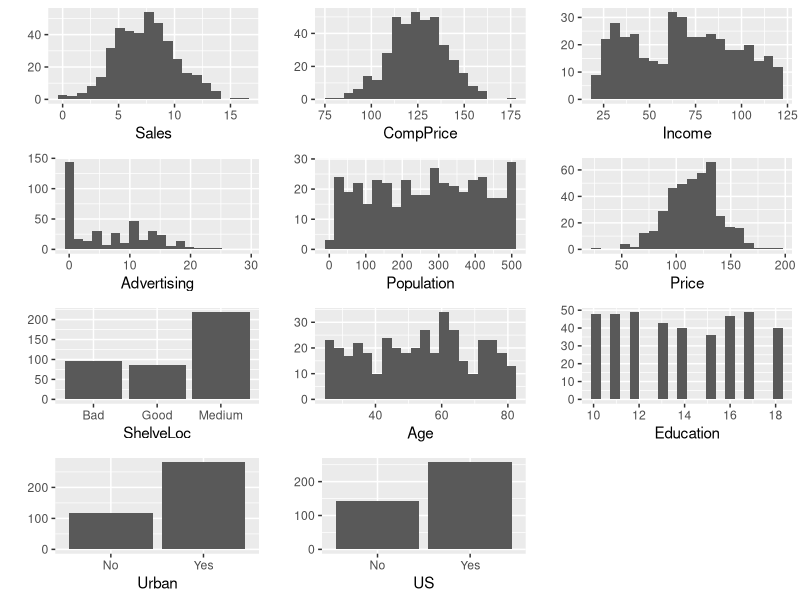
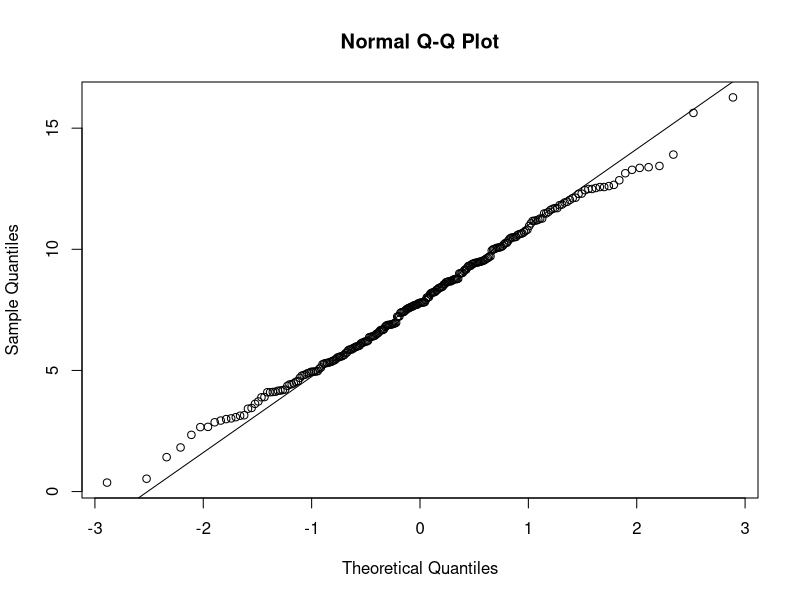
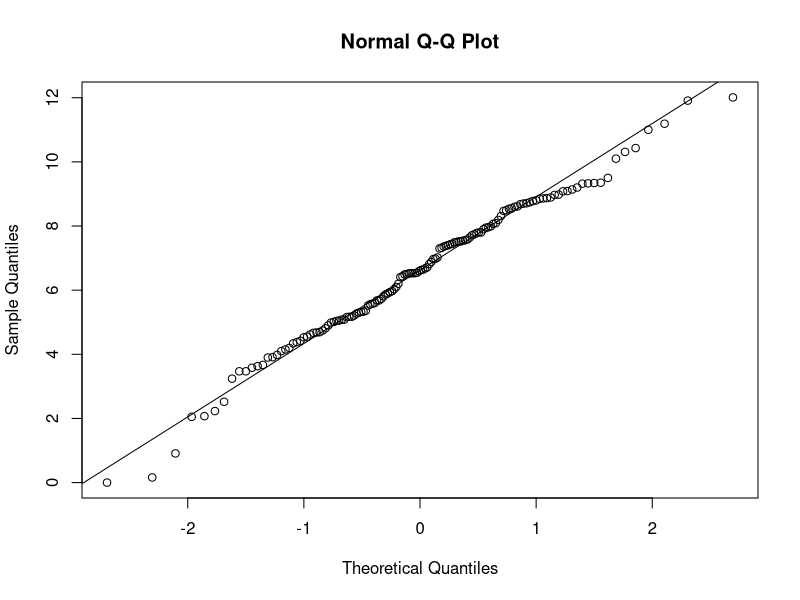
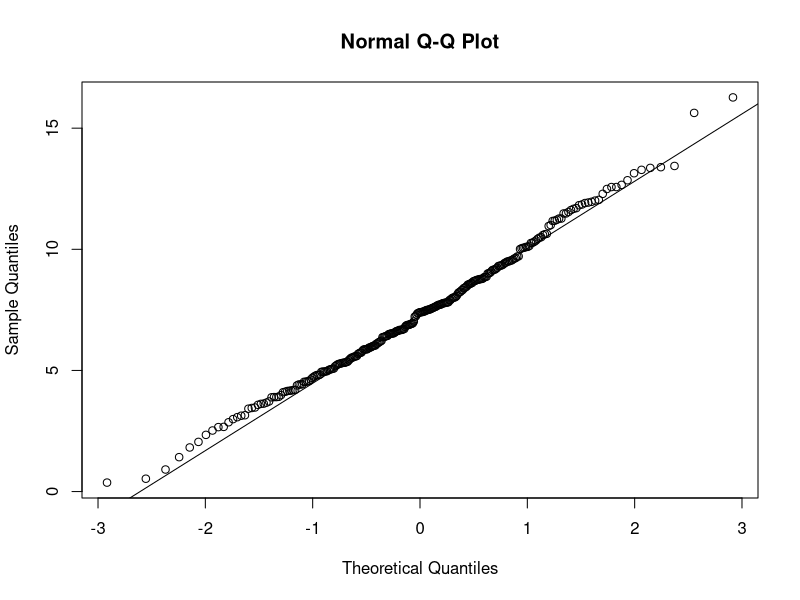
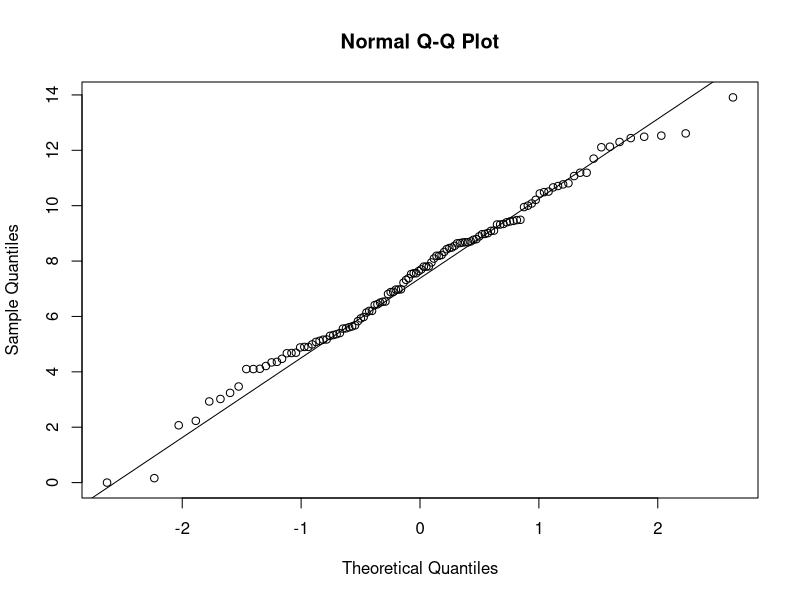

These figures' R source, in order:
## ---- chunk 1
knitr::opts_chunk$set(echo = TRUE)
## ---- chunk 2
# Empiezo cargando los paquetes que usaré:
library(knitr)
library(gridExtra)
library(tidyverse)
library(data.table)
## ---- chunk 3
CCS <- read.csv("ChildCarSeats_clean.csv", stringsAsFactors=TRUE)
head(CCS)
str(CCS)
## ---- chunk 4
summary(CCS)
## ---- chunk 5
p1 <- qplot(Sales, data=CCS, bins=20)
p2 <- qplot(CompPrice, data=CCS, bins=20)
p3 <- qplot(Income, data=CCS, bins=20)
p4 <- qplot(Advertising, data=CCS, bins=20)
p5 <- qplot(Population, data=CCS, bins=20)
p6 <- qplot(Price, data=CCS, bins=20)
p7 <- qplot(ShelveLoc, data=CCS)
p8 <- qplot(Age, data=CCS, bins=20)
p9 <- qplot(Education, data=CCS, bins=20)
p10 <- qplot(Urban, data=CCS)
p11 <- qplot(US, data=CCS)
grid.arrange(p1, p2, p3, p4, p5, p6, p7, p8, p9, p10, p11)
## ---- chunk 6
icm <- function(pobl, NC=0.95) {
  alfa <- 1-NC
  sd <- sd(pobl)
  n <- length(pobl)
  SE <- sd / sqrt(n)
  z <- qt(alfa/2, df=n-1, lower.tail=FALSE)
  L <- mean(pobl) - z*SE
  U <- mean(pobl) + z*SE
  round(c(L,U), 2)
}

ICM_sales <- icm(CCS$Sales)
ICM_sales
## ---- chunk 7
t.test(CCS$Sales, conf.level = 0.95)
## ---- chunk 8
ICM_salesUSA <- icm(CCS[CCS$US=="Yes",]$Sales)
ICM_salesUSA
ICM_salesFueraUSA <- icm(CCS[CCS$US=="No",]$Sales)
ICM_salesFueraUSA
## ---- chunk 9
length(CCS[CCS$US=="Yes",]$Sales)
length(CCS[CCS$US=="No",]$Sales)
## ---- chunk 10
shapiro.test(CCS[CCS$US=="Yes",]$Sales)
qqnorm(CCS[CCS$US=="Yes",]$Sales)
qqline(CCS[CCS$US=="Yes",]$Sales)
## ---- chunk 11
shapiro.test(CCS[CCS$US=="No",]$Sales)
qqnorm(CCS[CCS$US=="No",]$Sales)
qqline(CCS[CCS$US=="No",]$Sales)
## ---- chunk 12
homoscedasticidad <- function(pobl1, pobl2, NC=0.95) {
  alfa <- 1-NC
  mean1 <- mean(pobl1); n1 <- length(pobl1); s1 <- sd(pobl1)
  mean2 <- mean(pobl2); n2 <- length(pobl2); s2 <- sd(pobl2)
  fobs<-s1^2 / s2^2
  fcritL <- qf(alfa/2, df1=n1-1, df2=n2-2)
  fcritU <- qf(1- alfa/2, df1=n1-1, df2=n2-2)
  pvalue <- min(pf( fobs, df1=n1-1, df2=n2-2, lower.tail=FALSE ), pf( fobs, df1=n1-1, df2=n2-2))*2
  data.table(fobs, fcritL, fcritU, pvalue)
}

homoscedasticidad(CCS[CCS$US=="Yes",]$Sales, CCS[CCS$US=="No",]$Sales)
## ---- chunk 13
CH_UD_m2pi_vd <- function(pobl1, pobl2, NC=0.95) {
  alfa <- 1-NC
  mean1 <- mean(pobl1); n1 <- length(pobl1); s1 <- sd(pobl1)
  mean2 <- mean(pobl2); n2 <- length(pobl2); s2 <- sd(pobl2)
  # Estadístico de contraste
  tobs <- (mean1-mean2) / (sqrt(((s1^2)/n1) + ((s2^2)/n2)))
  # Grados de libertad u
  u <- ((((s1^2)/n1)+((s2^2)/n2))^2)/(((((s1^2)/n1)^2)/(n1-1))+((((s2^2)/n2)^2)/(n2-1)))
  # Región de aceptación
  tcritL <- qt(alfa, df=u, lower.tail=FALSE)
  # Cálculo del valor p
  pvalue <-pt( tobs, df=u, lower.tail=FALSE)
  data.table(L="INF", U=tcritL, tobs, pvalue)
}
## ---- chunk 14
pobl3_1 <- CCS[CCS$US=="Yes",]$Sales
pobl3_2 <- CCS[CCS$US=="No",]$Sales
CH_UD_m2pi_vd(pobl1=pobl3_1, pobl2=pobl3_2)
## ---- chunk 15
t.test(pobl3_1, pobl3_2, alternative="greater", var.equal=FALSE)
## ---- chunk 16
length(CCS[CCS$Urban=="Yes",]$Sales)
length(CCS[CCS$Urban=="No",]$Sales)
## ---- chunk 17
shapiro.test(CCS[CCS$Urban=="Yes",]$Sales)
qqnorm(CCS[CCS$Urban=="Yes",]$Sales)
qqline(CCS[CCS$Urban=="Yes",]$Sales)
## ---- chunk 18
shapiro.test(CCS[CCS$Urban=="No",]$Sales)
qqnorm(CCS[CCS$Urban=="No",]$Sales)
qqline(CCS[CCS$Urban=="No",]$Sales)
## ---- chunk 19
homoscedasticidad(CCS[CCS$Urban=="Yes",]$Sales, CCS[CCS$Urban=="No",]$Sales)
## ---- chunk 20
CH_B_m2pi_vi <- function(pobl1, pobl2, NC=0.95) {
  alfa <- 1-NC
  mean1 <- mean(pobl1); n1 <- length(pobl1); s1 <- sd(pobl1)
  mean2 <- mean(pobl2); n2 <- length(pobl2); s2 <- sd(pobl2)
  S <- sqrt( ( (n1-1)*s1^2 + (n2-1)*s2^2 ) / (n1+n2-2) )
  # Estadístico de contraste
  tobs <- (mean1-mean2) / (S * sqrt(1/n1 + 1/n2))
  # Región de aceptación
  tcritL <- qt( alfa/2, n1+n2-2)
  tcritU <- qt( 1-alfa/2, n1+n2-2)
  # Cálculo del valor p
  pvalue <-pt( abs(tobs), df=n1+n2-2, lower.tail=FALSE)*2
  data.table(L=tcritL, U=tcritU, tobs, pvalue)
}
## ---- chunk 21
pobl4_1 <- CCS[CCS$Urban=="Yes",]$Sales
pobl4_2 <- CCS[CCS$Urban=="No",]$Sales
CH_B_m2pi_vi(pobl1=pobl4_1, pobl2=pobl4_2)
## ---- chunk 22
t.test(pobl4_1, pobl4_2,var.equal=TRUE)
## ---- chunk 23
CH_prop <- function(x, n, p, NC=0.95) {
  alfa <- 1-NC
  p0 <- p # proporción de la hipótesis
  pobs <- x/n
  zobs <- (pobs-p0)/sqrt((p0*(1-p0))/n)
  zcrit <- qnorm(alfa, lower.tail=FALSE)
  pvalue<- pnorm(zobs, lower.tail=FALSE)
  data.table(zobs, zcrit, pvalue)
}
## ---- chunk 24
n5 <- length(CCS$Price)
x5 <- sum(CCS$Price<CCS$CompPrice)
p5 <- 0.5
CH_prop(x=x5, n=n5, p=p5)
## ---- chunk 25
prop.test(x=x5, n=n5, p=p5, alternative="greater", correct=FALSE)
## ---- chunk 26
CH_prop2 <- function(n1, n2, p1, p2, NC=0.95) {
  alfa <- 1-NC
  p<- (n1*p1 + n2*p2) / (n1+n2)
  zobs <- (p1-p2)/( sqrt(p*(1-p)*(1/n1+1/n2)) )
  tcrit.L <- qnorm(alfa/2)
  tcrit.U <- qnorm(alfa/2, lower.tail=FALSE)
  pvalue<- pnorm( abs(zobs), lower.tail=FALSE )*2
  data.table(L=tcrit.L, U=tcrit.U, zobs, pvalue)
}
## ---- chunk 27
x6_1 <- CCS[CCS$US=="Yes",]    #tiendas de USA
x6_2 <- CCS[CCS$US=="No",]    #tiendas de fuera
n6_1 <- length(x6_1$Price)
n6_2 <- length(x6_2$Price)
p6_1 <- sum(x6_1$Price<x6_1$CompPrice)/n6_1   #proporción de tiendas de USA con el precio más bajo
p6_2 <- sum(x6_2$Price<x6_2$CompPrice)/n6_2   #proporción de tiendas de fuera con el precio más bajo

CH_prop2(n1=n6_1, n2=n6_2, p1=p6_1, p2=p6_2)
## ---- chunk 28
#Se construye un data frame que se le pasa > #a prop.test
success<-c(p6_1*n6_1, p6_2*n6_2)
nn<-c(n6_1,n6_2)
pp<-c(p6_1,p6_2)
prop.test(success, nn, alternative="two.sided", conf.level = 0.95, correct=FALSE)
